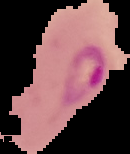
#> input picture data/malaria/Parasitized/C100P61ThinF_IMG_20150918_145609_cell_144.png, 130 x 154 px
$ python -i segmentation.py   (imports and definitions only)   (older library calls are emulated)
#> lines starting #> are read from the running program, lines starting #| are printed output that depends on the picture; after the words box and inside, x2 and y2 are one past the last pixel; in counts of white or black regions, pixels touching at a corner belong together
#> further down, picture is the input picture: shape (154, 130, 3); mean B, G, R 71.5, 69, 101.8
import numpy as np
from scipy.stats import ttest_ind
from skimage.filters import threshold_triangle
from skimage.filters import sobel
from skimage.morphology import disk,  remove_small_objects, binary_closing
from skimage.feature import greycomatrix, greycoprops
from scipy.ndimage import binary_fill_holes

__all__ = [ 'segmentation_sobel',
            'segmentation_threshold']

def segmentation_sobel(image):
    """calculates the segmentation per channel using edge detection

    It first calculates the sobel filtered image to calculate the edges.
    Then removes the small objects, closes the binary shapes and
    finally fills the shapes.

    Parameters
    ----------
    image : 3D array, shape (M, N, C)
        The input image with multiple channels.

    Returns
    -------
    segmented_image :  3D array, shape (M, N, C)
        Segmentation of each channel of the input image.

    Raises
    -------
    None

    References
    -------
    ..  [1] http://jkimmel.net/so-you-want-to-segment-a-cell/

    Notes
    -----
    1.  It works best for brightfield channels in Imaging Flow Cytometry (IFC)
    2.  We have used triangle thresholding instead of otsu as it gives normally a bigger area of segmentation.
        one has to check whether it needs more thinnening or not.

    """
    segmented_image = image.copy()*0
#> segmented_image: shape (154, 130, 3); every value is 0
    for ch in range(image.shape[2]):
        # calculate edges
        edges = sobel(image[:,:,ch])

        # segmentation
        threshold_level = threshold_triangle(edges)
        bw = edges > threshold_level # bw is a standard variable name for binary images

        # postprocessing
        bw_cleared = remove_small_objects(bw, 100) # clear objects <100 px
        # close the edges of the outline with morphological closing
        bw_close = binary_closing(bw_cleared, selem=disk(5))
        segmented_image[:,:,ch] = binary_fill_holes(bw_close)
#> this loop made 3 passes
#> threshold_level on passes 1 to 3: 0.019, 0.0167, 0.024
#> pass 1, in segmentation_sobel, `edges = sobel(image[:,:,ch])`:
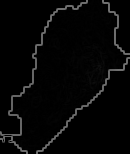
#> edges: shape (154, 130) float64; min 0, max 0.463, mean 0.0252
#> pass 1, in segmentation_sobel, `bw = edges > threshold_level`:
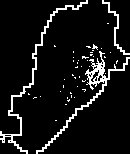
#> bw: shape (154, 130) bool; 8% white in thin lines or dots
#> after the loop:
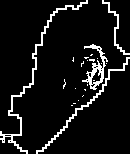
#> bw: shape (154, 130) bool; 8% white in thin lines or dots
#> after the loop:
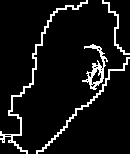
#> bw_cleared: shape (154, 130) bool; 7.6% white in thin lines or dots
#> after the loop:
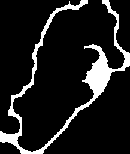
#> bw_close: shape (154, 130) bool; 11.8% white; 1 white region, box (x1, y1, x2, y2) and area: (0, 0, 130, 154) 2354
#> after the loop:
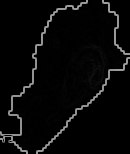
#> edges: shape (154, 130) float64; min 0, max 0.646, mean 0.0345
#> after the loop:
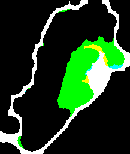
#> segmented_image: shape (154, 130, 3); mean B, G, R 0.114, 0.229, 0.118; drawn with 1 as white
    return segmented_image

# [45 lines left out: function segmentation_threshold, not called in this run]

>>> import cv2
>>> picture = cv2.imread('data/malaria/Parasitized/C100P61ThinF_IMG_20150918_145609_cell_144.png')
>>> result = segmentation_sobel(picture)

$ run again, on data/malaria/Parasitized/C101P62ThinF_IMG_20150918_151942_cell_69.png
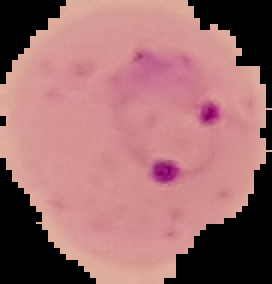
#> input picture data/malaria/Parasitized/C101P62ThinF_IMG_20150918_151942_cell_69.png, 136 x 142 px (shown 2 times larger)
#> picture is the input picture: shape (142, 136, 3); mean B, G, R 110.4, 109.2, 158.9
#> the loop in segmentation_sobel, `for ch in range(image.shape[2]):` made 3 passes
#> threshold_level on passes 1 to 3: 0.0249, 0.0312, 0.027
#> pass 1, in segmentation_sobel, `bw = edges > threshold_level`:
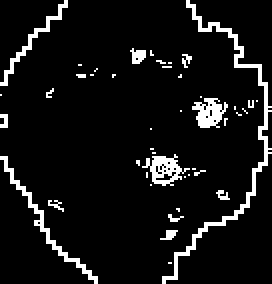
#> bw: shape (142, 136) bool (shown 2 times larger); 7.7% white in thin lines or dots
#> after the loop in segmentation_sobel, `for ch in range(image.shape[2]):`:
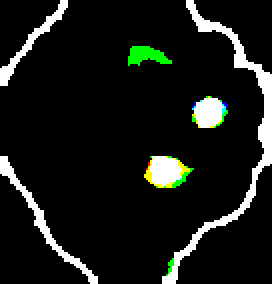
#> segmented_image: shape (142, 136, 3) (shown 2 times larger); mean B, G, R 0.089, 0.103, 0.092; drawn with 1 as white

$ run again, on data/malaria/Parasitized/C101P62ThinF_IMG_20150918_155731_cell_71.png
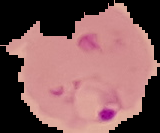
#> input picture data/malaria/Parasitized/C101P62ThinF_IMG_20150918_155731_cell_71.png, 160 x 133 px
#> picture is the input picture: shape (133, 160, 3); mean B, G, R 91.6, 90.9, 131.3
#> the loop in segmentation_sobel, `for ch in range(image.shape[2]):` made 3 passes
#> threshold_level on passes 1 to 3: 0.023, 0.0191, 0.0244
#> pass 1, in segmentation_sobel, `bw = edges > threshold_level`:
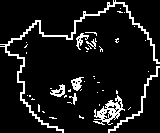
#> bw: shape (133, 160) bool; 9.6% white in thin lines or dots
#> after the loop in segmentation_sobel, `for ch in range(image.shape[2]):`:
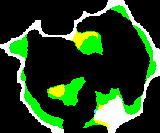
#> segmented_image: shape (133, 160, 3); mean B, G, R 0.113, 0.251, 0.133; drawn with 1 as white

$ run again, on data/malaria/Parasitized/C101P62ThinF_IMG_20150918_155731_cell_78.png
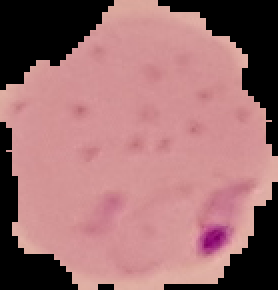
#> input picture data/malaria/Parasitized/C101P62ThinF_IMG_20150918_155731_cell_78.png, 139 x 145 px (shown 2 times larger)
#> picture is the input picture: shape (145, 139, 3); mean B, G, R 112.3, 110.4, 157.5
#> the loop in segmentation_sobel, `for ch in range(image.shape[2]):` made 3 passes
#> threshold_level on passes 1 to 3: 0.0262, 0.0381, 0.0275
#> after the loop in segmentation_sobel, `for ch in range(image.shape[2]):`:
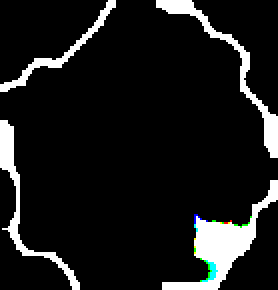
#> segmented_image: shape (145, 139, 3) (shown 2 times larger); mean B, G, R 0.103, 0.104, 0.101; drawn with 1 as white
